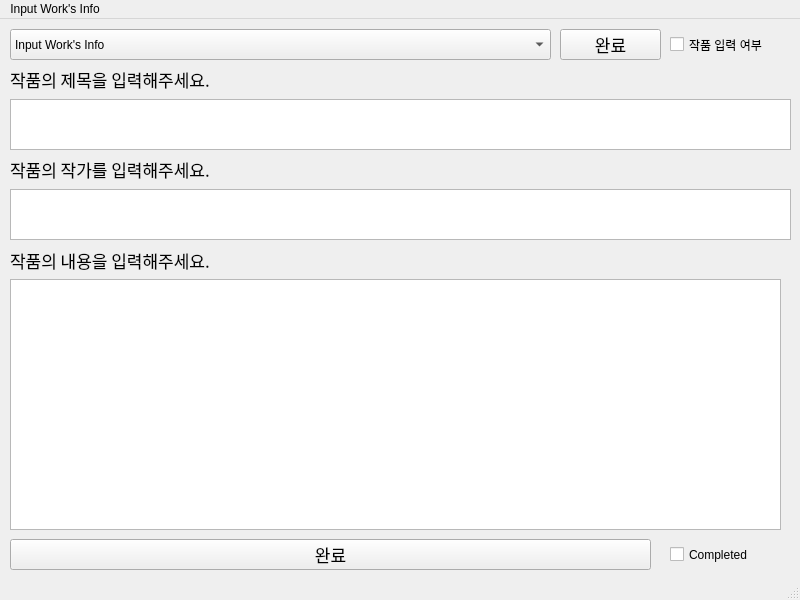
<?xml version="1.0" encoding="UTF-8"?>
<ui version="4.0">
 <class>MainWindow</class>
 <widget class="QMainWindow" name="MainWindow">
  <property name="enabled">
   <bool>true</bool>
  </property>
  <property name="geometry">
   <rect>
    <x>0</x>
    <y>0</y>
    <width>800</width>
    <height>600</height>
   </rect>
  </property>
  <property name="windowTitle">
   <string>MainWindow</string>
  </property>
  <widget class="QWidget" name="centralwidget">
   <widget class="QComboBox" name="comboBox">
    <property name="geometry">
     <rect>
      <x>10</x>
      <y>10</y>
      <width>541</width>
      <height>31</height>
     </rect>
    </property>
   <item>
    <property name="text">
     <string>Input Work's Info</string>
    </property>
   </item>
   <item>
    <property name="text">
     <string>Generate Work's Background Image</string>
    </property>
   </item>
   <item>
    <property name="text">
     <string>Similar Poem Recommendation</string>
    </property>
   </item>
   <item>
    <property name="text">
     <string>Interpretation whole work</string>
    </property>
   </item>
   <item>
    <property name="text">
     <string>Interpretation Each Line</string>
    </property>
   </item>
   <item>
    <property name="text">
     <string>Interpretation Work's author</string>
    </property>
   </item>
   </widget>
   <widget class="QCheckBox" name="checkBox">
    <property name="enabled">
     <bool>true</bool>
    </property>
    <property name="geometry">
     <rect>
      <x>670</x>
      <y>10</y>
      <width>101</width>
      <height>31</height>
     </rect>
    </property>
    <property name="mouseTracking">
     <bool>true</bool>
    </property>
    <property name="text">
     <string>작품 입력 여부</string>
    </property>
    <property name="checkable">
     <bool>true</bool>
    </property>
    <property name="checked">
     <bool>false</bool>
    </property>
    <property name="tristate">
     <bool>false</bool>
    </property>
   </widget>
   <widget class="QTextEdit" name="textEdit">
    <property name="geometry">
     <rect>
      <x>10</x>
      <y>260</y>
      <width>771</width>
      <height>251</height>
     </rect>
    </property>
    <property name="font">
     <font>
      <pointsize>11</pointsize>
     </font>
    </property>
   </widget>
   <widget class="QLabel" name="label">
    <property name="geometry">
     <rect>
      <x>10</x>
      <y>231</y>
      <width>231</width>
      <height>20</height>
     </rect>
    </property>
    <property name="font">
     <font>
      <family>맑은 고딕</family>
      <pointsize>13</pointsize>
     </font>
    </property>
    <property name="text">
     <string>작품의 내용을 입력해주세요.</string>
    </property>
   </widget>
   <widget class="QLabel" name="label_2">
    <property name="geometry">
     <rect>
      <x>10</x>
      <y>50</y>
      <width>231</width>
      <height>20</height>
     </rect>
    </property>
    <property name="font">
     <font>
      <family>맑은 고딕</family>
      <pointsize>13</pointsize>
     </font>
    </property>
    <property name="text">
     <string>작품의 제목을 입력해주세요.</string>
    </property>
   </widget>
   <widget class="QTextEdit" name="textEdit_2">
    <property name="geometry">
     <rect>
      <x>10</x>
      <y>80</y>
      <width>781</width>
      <height>51</height>
     </rect>
    </property>
    <property name="font">
     <font>
      <pointsize>13</pointsize>
     </font>
    </property>
   </widget>
   <widget class="QLabel" name="label_3">
    <property name="geometry">
     <rect>
      <x>10</x>
      <y>140</y>
      <width>231</width>
      <height>20</height>
     </rect>
    </property>
    <property name="font">
     <font>
      <family>맑은 고딕</family>
      <pointsize>13</pointsize>
     </font>
    </property>
    <property name="text">
     <string>작품의 작가를 입력해주세요.</string>
    </property>
   </widget>
   <widget class="QTextEdit" name="textEdit_3">
    <property name="geometry">
     <rect>
      <x>10</x>
      <y>170</y>
      <width>781</width>
      <height>51</height>
     </rect>
    </property>
    <property name="font">
     <font>
      <pointsize>13</pointsize>
     </font>
    </property>
   </widget>
   <widget class="QPushButton" name="pushButton">
    <property name="geometry">
     <rect>
      <x>10</x>
      <y>520</y>
      <width>641</width>
      <height>31</height>
     </rect>
    </property>
    <property name="font">
     <font>
      <family>맑은 고딕</family>
      <pointsize>13</pointsize>
     </font>
    </property>
    <property name="text">
     <string>완료</string>
    </property>
   </widget>
   <widget class="QCheckBox" name="checkBox_2">
    <property name="enabled">
     <bool>true</bool>
    </property>
    <property name="geometry">
     <rect>
      <x>670</x>
      <y>520</y>
      <width>101</width>
      <height>31</height>
     </rect>
    </property>
    <property name="text">
     <string>Completed</string>
    </property>
    <property name="checkable">
     <bool>true</bool>
    </property>
    <property name="checked">
     <bool>false</bool>
    </property>
    <property name="tristate">
     <bool>false</bool>
    </property>
   </widget>
   <widget class="QPushButton" name="pushButton_2">
    <property name="geometry">
     <rect>
      <x>560</x>
      <y>10</y>
      <width>101</width>
      <height>31</height>
     </rect>
    </property>
    <property name="font">
     <font>
      <family>맑은 고딕</family>
      <pointsize>13</pointsize>
     </font>
    </property>
    <property name="text">
     <string>완료</string>
    </property>
   </widget>
  </widget>
  <widget class="QStatusBar" name="statusbar"/>
  <widget class="QMenuBar" name="menubar">
   <property name="enabled">
    <bool>true</bool>
   </property>
   <property name="geometry">
    <rect>
     <x>0</x>
     <y>0</y>
     <width>800</width>
     <height>21</height>
    </rect>
   </property>
   <widget class="QMenu" name="menuInput_Work_s_Info">
    <property name="tearOffEnabled">
     <bool>false</bool>
    </property>
    <property name="title">
     <string>Input Work's Info</string>
    </property>
   </widget>
   <addaction name="menuInput_Work_s_Info"/>
  </widget>
 </widget>
 <resources/>
 <connections/>
</ui>
